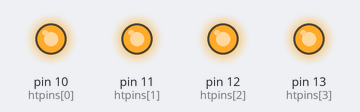
This sketch was run on a simulated Arduino Uno, built with avr-gcc and run on an emulated ATmega328P. Parts: output pins drawn as LEDs (lit = HIGH). Random numbers use the default seed unless the sketch sets one; pins used as bus, display or sensor lines are not drawn.

Above: at 0.08 s.
At 7.52 s:
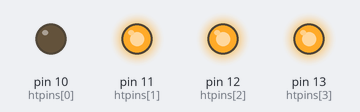
At 15.74 s:
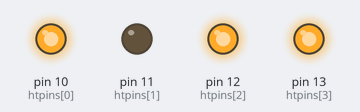
At 25.18 s:
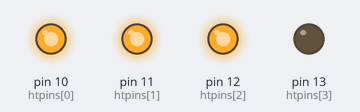
At 39.85 s:
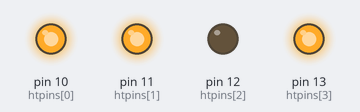
Timing chart, 0 to 40.0 s (numbered marks = the images above):
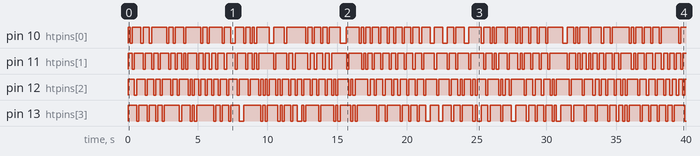

Measured:
- by itself, pin 10 (htpins[0]): HIGH → LOW at 0.16 s, → HIGH 0.15 s later, → LOW 0.62 s later, → HIGH 0.15 s later, … (108 changes in this stretch)
- by itself, pin 11 (htpins[1]): HIGH → LOW at 0.31 s, → HIGH 0.15 s later, → LOW 0.62 s later, → HIGH 0.15 s later, … (128 changes in this stretch)
- by itself, pin 12 (htpins[2]): HIGH → LOW at 0.46 s, → HIGH 0.15 s later, → LOW 0.62 s later, → HIGH 0.15 s later, … (136 changes in this stretch)
- by itself, pin 13 (htpins[3]): HIGH → LOW at 0.62 s, → HIGH 0.15 s later, → LOW 0.62 s later, → HIGH 0.15 s later, … (109 changes in this stretch)

The sketch:

drops.ino
```cpp
const int rowpins[] = {2, 3, 4, 5};
const int columnPins[] = {6, 7, 8, 9};
const int htpins[] = {10, 11, 12, 13};

struct Drop {
  int row;
  int col;
  int heightIndex;  // 0 to 3 (from top to bottom)
  bool active;
};

const int MAX_DROPS = 4;
Drop drops[MAX_DROPS];

void ustadd(int row, int col, int ht, bool bull) {
  bool rowpinvalue[4] = {false, false, false, false};
  bool htpinvalue[4] = {true, true, true, true};

  rowpinvalue[row - 2] = bull;
  for (int i = 0; i < 4; i++) {
    digitalWrite(rowpins[i], rowpinvalue[i]);
  }

  digitalWrite(col, LOW);
  digitalWrite(col, HIGH);
  digitalWrite(col, LOW);

  htpinvalue[ht - 10] = !bull;
  for (int i = 0; i < 4; i++) {
    digitalWrite(htpins[i], htpinvalue[i]);
  }
}

void setup() {
  for (int i = 0; i < 4; i++) {
    pinMode(rowpins[i], OUTPUT);
    pinMode(columnPins[i], OUTPUT);
    pinMode(htpins[i], OUTPUT);
    digitalWrite(rowpins[i], LOW);
    digitalWrite(columnPins[i], LOW);
    digitalWrite(htpins[i], HIGH);
  }

  randomSeed(analogRead(A0));

  for (int i = 0; i < MAX_DROPS; i++) {
    drops[i].active = false;
  }
}

void loop() {
  // Try to activate a new drop
  for (int i = 0; i < MAX_DROPS; i++) {
    if (!drops[i].active && random(0, 10) < 2) {  // 20% chance per loop
      drops[i].row = rowpins[random(0, 4)];
      drops[i].col = columnPins[random(0, 4)];
      drops[i].heightIndex = 0;  // Start at top
      drops[i].active = true;
      break;
    }
  }

  // Clear cube
  for (int r = 2; r <= 5; r++) {
    for (int c = 0; c < 4; c++) {
      for (int h = 4; h > 0; h--) {
        ustadd(r, columnPins[c], htpins[h], false);
      }
    }
  }

  // Draw active drops
  for (int i = 0; i < MAX_DROPS; i++) {
    if (drops[i].active) {
      ustadd(drops[i].row, drops[i].col, htpins[drops[i].heightIndex], true);
      drops[i].heightIndex++;
      if (drops[i].heightIndex >= 4) {
        drops[i].active = false;  // Remove drop at bottom
      }
    }
  }

  delay(150);  // Adjust fall speed
}
```
